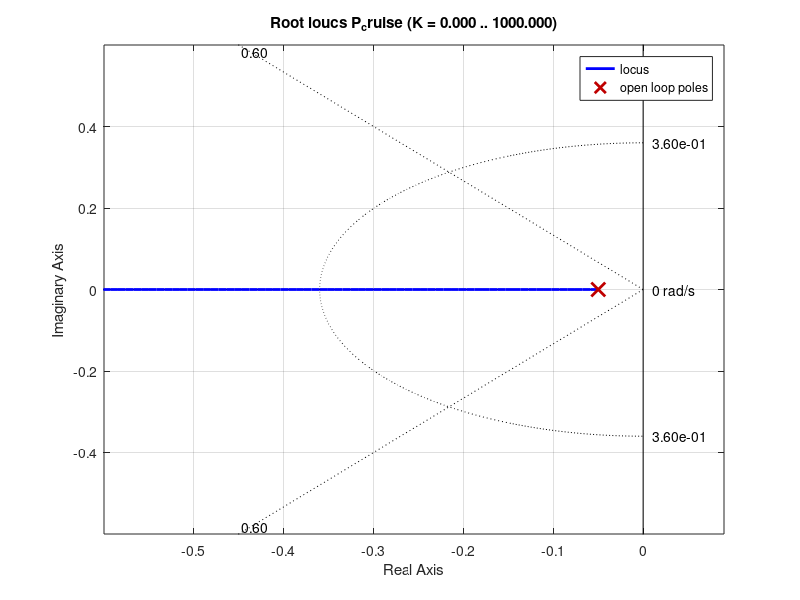

The MATLAB script that drew this image: (Note: this script raises an error after producing the figure.)
m = 1000;
b = 50;
r = 10;

s = tf('s');
P_cruise = 1/(m*s+b);

rlocus(P_cruise)
axis([-0.6 0 -0.6 0.6]);
sgrid(0.6, 0.36)

%%
%Place the root locus where you desire:
rlocus(P_cruise)
axis([-0.6 0 -0.6 0.6]);
sgrid(0.6, 0.36)

[Kp,poles]=rlocfind(P_cruise)

%% 
%After completing the previous tasks, and getting the value of Kp for your chosen root locus, enter the obtained value of Kp :

Kp = 0; %Enter the value of the obtained Kp.
sys_cl = feedback(Kp*P_cruise,1);
t = 0:0.1:20;
step(r*sys_cl,t)

%%
%Now to add the lag controller (continue with the previous step):
zo = 0.3;
po = 0.03;

s = tf('s');
C_lag = (s+zo)/(s+po);

rlocus(C_lag*P_cruise);
axis([-0.6 0 -0.4 0.4])
sgrid(0.6,0.36);

%%
%Place the root locus where you desire:
rlocus(C_lag*P_cruise);
axis([-0.6 0 -0.4 0.4])
sgrid(0.6,0.36);
[Kp,poles]=rlocfind(C_lag*P_cruise)

%%
%After completing the previous tasks, and getting the value of Kp for your
%chosen root locus, insert the value of Kp and run the code to check the result:

Kp = 0;%Enter the value of the obtained Kp.
sys_cl = feedback(Kp*C_lag*P_cruise,1);
t = 0:0.1:20;
step(r*sys_cl,t)
axis([0 20 0 12])